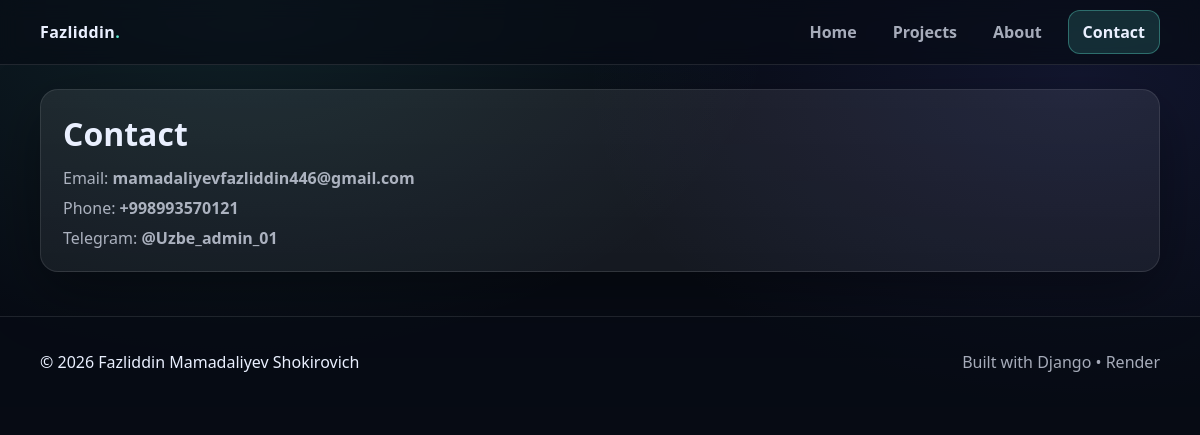
Page /contact/ on the committed database.
### main/models.py (models this page shows, shortened)
class Profile(models.Model):
    full_name = models.CharField(max_length=120)
    title = models.CharField(max_length=120, help_text="Masalan: Python Django Developer")
    about = models.TextField()
    location = models.CharField(max_length=120, blank=True)
    email = models.EmailField(blank=True)
    phone = models.CharField(max_length=30, blank=True)
    telegram = models.CharField(max_length=120, blank=True)
    photo = models.ImageField(upload_to="profile/", blank=True, null=True)

### main/views.py (the view)
# urls.py: path("contact/", views.contact, name="contact"),
def contact(request):
    profile = Profile.objects.first()
    return render(request, "contact.html", {"profile": profile})

### templates/contact.html (shortened to what this page needs)
{% extends "base.html" %}
{% block content %}
  <div class="card" style="padding:22px">
    <h1 style="margin:0 0 12px">Contact</h1>
    <p class="muted" style="margin:0 0 8px">Email: <b>{{ profile.email }}</b></p>
    <p class="muted" style="margin:0 0 8px">Phone: <b>{{ profile.phone }}</b></p>
    <p class="muted" style="margin:0">Telegram: <b>{{ profile.telegram }}</b></p>
  </div>
{% endblock %}

### templates/base.html (shortened to what this page needs)
{% load static %}
<!doctype html>
<html lang="uz">
<head>
  <link rel="stylesheet" href="{% static 'css/style.css' %}">
</head>
<body>
  <header class="topbar">
    <div class="container topbar__inner">
      <a class="brand" href="{% url 'home' %}">Fazliddin<span>.</span></a>
      <nav class="nav">
        <a href="{% url 'home' %}">Home</a>
        <a href="{% url 'projects' %}">Projects</a>
        <a href="{% url 'about' %}">About</a>
        <a class="btn" href="{% url 'contact' %}">Contact</a>
      </nav>
    </div>
  </header>
  <main class="container page">
    {% block content %}{% endblock %}
  </main>
  <footer class="footer">
    <div class="container footer__inner">
      <p>© {% now "Y" %} {{ profile.full_name|default:"Portfolio" }}</p>
      <p class="muted">Built with Django • Render</p>
    </div>
  </footer>
</body>
</html>

### static/css/style.css (style rules this page uses)
:root { --bg:#070b14; --panel:rgba(255,255,255,.06); --panel2:rgba(255,255,255,.08); --text:#eaf0ff; --muted:rgba(234,240,255,.7); --border:rgba(255,255,255,.10); --accent:#5eead4; --shadow: 0 20px 60px rgba(0,0,0,.35); --radius:18px; }
* { box-sizing:border-box }
html,body { height:100% }
body { margin:0; font-family: ui-sans-serif, system-ui, -apple-system, Segoe UI, Roboto, Arial; background: radial-gradient(900px 600px at 20% 0%, rgba(94,234,212,.10), transparent 60%), radial-gradient(900px 600px at 90% 10%, rgba(99,102,241,.12), transparent 55%), var(--bg); color:var(--text); }
.container { width:min(1120px, calc(100% - 32px)); margin:0 auto; }
.topbar { position:sticky; top:0; z-index:10; backdrop-filter: blur(10px); background: rgba(7,11,20,.65); border-bottom: 1px solid var(--border); }
.topbar__inner { display:flex; align-items:center; justify-content:space-between; height:64px; }
.brand { color:var(--text); text-decoration:none; font-weight:800; letter-spacing:.4px; }
.brand span { color:var(--accent) }
.nav { display:flex; gap:16px; align-items:center }
.nav a { color:var(--muted); text-decoration:none; font-weight:600; padding:10px 10px; border-radius:12px; }
.nav .btn { background: rgba(94,234,212,.14); border:1px solid rgba(94,234,212,.35); color:var(--text); padding:10px 14px; }
.page { padding:24px 0 44px }
.card { background: linear-gradient(180deg, var(--panel2), var(--panel)); border:1px solid var(--border); border-radius: var(--radius); box-shadow: var(--shadow); }
.muted { color:var(--muted) }
.footer { border-top: 1px solid var(--border); background: rgba(7,11,20,.55); }
.footer__inner { padding:18px 0; display:flex; align-items:center; justify-content:space-between; gap:12px; }

### rows in the picture
Profile: email "mamadaliyevfazliddin446@gmail.com", phone "+998993570121", telegram "@Uzbe_admin_01", full_name "Fazliddin Mamadaliyev Shokirovich"
